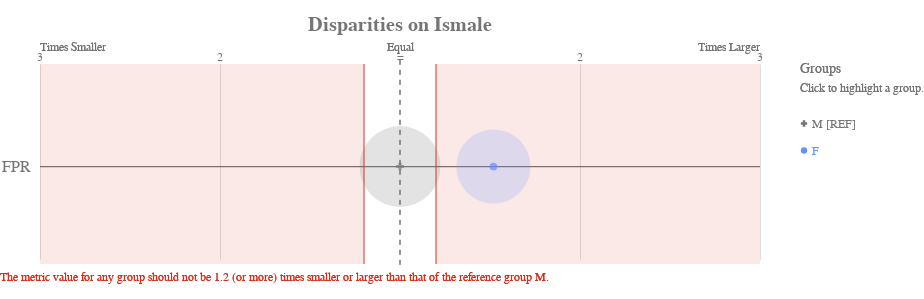

The cell this chart's notebook holds for it:
### Code cell
ap.disparity(bdf, metrics, 'isMale', fairness_threshold = disparity_tolerance)

### Figure 1 — Vega-Lite specification as saved in the notebook (floating-point values rounded to 4 significant figures)
{"config": {"view": {"continuousWidth": 400, "continuousHeight": 300, "strokeWidth": 0}, "axisLeft": {"labelColor": "rgb(117,117,117)", "labelFont": "Arial", "labelFontSize": 16}, "title": {"align": "center", "baseline": "middle", "color": "rgb(117,117,117)", "font": "Arial", "fontSize": 20, "fontWeight": "bold"}}, "layer": [{"data": {"name": "data-38121450c6697f570e9bf3f18efe866c"}, "mark": {"type": "rule", "stroke": "rgb(117,117,117)", "strokeWidth": 1.25, "tooltip": ""}, "encoding": {"x": {"type": "quantitative", "field": "x", "scale": {"domain": [-2, 2], "range": [40.0, 760.0]}}, "x2": {"field": "x2"}, "y": {"type": "nominal", "axis": {"domain": false, "labelAngle": 0, "labelPadding": -30, "orient": "left", "ticks": false, "title": ""}, "field": "metric", "scale": {"domain": ["FPR"], "range": [30, 225.0]}}}}, {"data": {"name": "data-79dd248bdaa0ea02c535240e8ad022c8"}, "mark": {"type": "rule", "stroke": "rgb(117,117,117)", "strokeDash": [5, 5], "strokeWidth": 1}, "encoding": {"tooltip": {"value": "M [REF]"}, "x": {"value": 400.0}, "y": {"value": 20.83}, "y2": {"value": 229.2}}}, {"data": {"name": "data-c233327f4cd9b4c2df31bf8015c83e4a"}, "mark": {"type": "text", "align": "center", "color": "rgb(117,117,117)", "font": "Arial", "fontSize": 12, "fontWeight": "normal", "tooltip": ""}, "encoding": {"text": {"type": "nominal", "field": "label"}, "x": {"type": "quantitative", "field": "value", "scale": {"domain": [-2, 2], "range": [40.0, 760.0]}}, "y": {"value": 17.5}}}, {"layer": [{"mark": {"type": "text", "align": "left", "fill": "rgb(117,117,117)", "font": "Arial", "fontSize": 12, "fontWeight": "normal", "tooltip": ""}, "encoding": {"text": {"value": "Times Smaller"}, "x": {"value": 40.0}, "y": {"value": 7.5}}}, {"mark": {"type": "text", "align": "right", "fill": "rgb(117,117,117)", "font": "Arial", "fontSize": 12, "fontWeight": "normal", "tooltip": ""}, "encoding": {"text": {"value": "Times Larger"}, "x": {"value": 760.0}, "y": {"value": 7.5}}}, {"mark": {"type": "text", "align": "center", "fill": "rgb(117,117,117)", "font": "Arial", "fontSize": 12, "fontWeight": "normal", "tooltip": ""}, "encoding": {"text": {"value": "Equal"}, "x": {"value": 400.0}, "y": {"value": 7.5}}}], "data": {"name": "data-79dd248bdaa0ea02c535240e8ad022c8"}}, {"layer": [{"mark": {"type": "rule", "opacity": 0.8, "stroke": "rgb(217, 46, 28)", "strokeWidth": 1.25, "tooltip": ""}, "encoding": {"x": {"type": "quantitative", "field": "min", "scale": {"domain": [-2, 2], "range": [40.0, 760.0]}}, "y": {"value": 25.0}, "y2": {"value": 225.0}}}, {"mark": {"type": "rule", "opacity": 0.8, "stroke": "rgb(217, 46, 28)", "strokeWidth": 1.25, "tooltip": ""}, "encoding": {"x": {"type": "quantitative", "field": "max", "scale": {"domain": [-2, 2], "range": [40.0, 760.0]}}, "y": {"value": 25.0}, "y2": {"value": 225.0}}}, {"layer": [{"mark": {"type": "rect", "fill": "rgb(217, 46, 28)", "opacity": 0.1, "tooltip": ""}, "encoding": {"x": {"type": "quantitative", "field": "min", "scale": {"domain": [-2, 2], "range": [40.0, 760.0]}}, "x2": {"field": "lower_end"}, "y": {"value": 25.0}, "y2": {"value": 225.0}}}, {"mark": {"type": "rect", "fill": "rgb(217, 46, 28)", "opacity": 0.1, "tooltip": ""}, "encoding": {"x": {"type": "quantitative", "field": "max", "scale": {"domain": [-2, 2], "range": [40.0, 760.0]}}, "x2": {"field": "upper_end"}, "y": {"value": 25.0}, "y2": {"value": 225.0}}}]}, {"data": {"name": "data-79dd248bdaa0ea02c535240e8ad022c8"}, "mark": {"type": "text", "align": "left", "baseline": "top", "fill": "rgb(217, 46, 28)", "font": "Arial", "fontSize": 12, "fontWeight": "normal", "tooltip": ""}, "encoding": {"text": {"value": "The metric value for any group should not be 1.2 (or more) times smaller or larger than that of the reference group M."}, "x": {"value": 0}, "y": {"value": 233.3}}}], "data": {"name": "data-25f3550964acc203f87c85ed125cfad2"}}, {"layer": [{"mark": "circle"}, {"data": {"name": "data-7cba6f0dad874c6ae713c68eb03b66fe"}, "mark": {"type": "circle", "opacity": 0.2}, "encoding": {"color": {"condition": {"type": "nominal", "field": "attribute_value", "legend": null, "scale": {"domain": ["M", "F"], "range": ["rgb(117,117,117)", "rgb(100, 143, 255)", "rgb(254, 97, 0)", "rgb(220, 38, 127)", "rgb(255, 176, 0)", "rgb(120, 94, 240)"]}, "selection": "selector025"}, "value": "rgb(224,224,224)"}, "size": {"type": "quantitative", "field": "group_size", "legend": null, "scale": {"domain": [0, 195.6], "range": [0, 7854.0]}}, "tooltip": [{"type": "nominal", "field": "attribute_value", "title": "Group"}, {"type": "nominal", "field": "tooltip_group_size", "title": "Group Size"}, {"type": "nominal", "field": "tooltip_disparity_explanation_fpr", "title": "Disparity"}, {"type": "quantitative", "field": "fpr", "format": ".2f", "title": "FPR"}], "x": {"type": "quantitative", "axis": {"domain": false, "labels": false, "ticks": false, "title": null, "values": [1, 2, -2, -1]}, "field": "fpr_disparity_scaled", "scale": {"domain": [-2, 2], "range": [40.0, 760.0]}}, "y": {"type": "nominal", "axis": {"domain": false, "grid": false, "labels": false, "ticks": false, "title": " "}, "field": "metric_variable", "scale": {"domain": ["FPR"], "range": [30, 225.0]}}}, "selection": {"selector027": {"type": "multi", "empty": "all", "fields": ["attribute_value"]}}, "transform": [{"calculate": "'FPR'", "as": "metric_variable"}]}, {"layer": [{"mark": "point"}, {"data": {"name": "data-7cba6f0dad874c6ae713c68eb03b66fe"}, "mark": {"type": "point", "filled": true, "size": 60}, "encoding": {"color": {"condition": {"type": "nominal", "field": "attribute_value", "legend": null, "scale": {"domain": ["M", "F"], "range": ["rgb(117,117,117)", "rgb(100, 143, 255)", "rgb(254, 97, 0)", "rgb(220, 38, 127)", "rgb(255, 176, 0)", "rgb(120, 94, 240)"]}, "selection": "selector025"}, "value": "rgb(224,224,224)"}, "shape": {"type": "nominal", "field": "attribute_value", "legend": null, "scale": {"domain": ["M", "F"], "range": ["cross", "circle"]}}, "tooltip": [{"type": "nominal", "field": "attribute_value", "title": "Group"}, {"type": "nominal", "field": "tooltip_group_size", "title": "Group Size"}, {"type": "nominal", "field": "tooltip_disparity_explanation_fpr", "title": "Disparity"}, {"type": "quantitative", "field": "fpr", "format": ".2f", "title": "FPR"}], "x": {"type": "quantitative", "axis": {"domain": false, "labels": false, "ticks": false, "title": null, "values": [1, 2, -2, -1]}, "field": "fpr_disparity_scaled", "scale": {"domain": [-2, 2], "range": [40.0, 760.0]}}, "y": {"type": "nominal", "axis": {"domain": false, "grid": false, "labels": false, "ticks": false, "title": " "}, "field": "metric_variable", "scale": {"domain": ["FPR"], "range": [30, 225.0]}}}, "selection": {"selector026": {"type": "multi", "empty": "all", "fields": ["attribute_value"]}}, "transform": [{"calculate": "'FPR'", "as": "metric_variable"}]}]}]}, {"layer": [{"mark": {"type": "point", "filled": true, "opacity": 1, "size": 39.48}, "encoding": {"color": {"condition": {"type": "nominal", "field": "attribute_value", "legend": null, "scale": {"domain": ["M", "F"], "range": ["rgb(117,117,117)", "rgb(100, 143, 255)", "rgb(254, 97, 0)", "rgb(220, 38, 127)", "rgb(255, 176, 0)", "rgb(120, 94, 240)"]}, "selection": "selector025"}, "value": "rgb(224,224,224)"}, "shape": {"type": "nominal", "field": "attribute_value", "legend": null, "scale": {"domain": ["M", "F"], "range": ["cross", "circle"]}}, "x": {"value": 804}, "y": {"type": "nominal", "axis": {"domain": false, "grid": false, "labels": false, "ticks": false, "title": " "}, "field": "attribute_value", "scale": {"domain": ["M", "F"], "range": [71, 125]}}}, "selection": {"selector025": {"type": "multi", "empty": "all", "fields": ["attribute_value"]}}}, {"mark": {"type": "text", "align": "left", "baseline": "middle", "font": "Arial", "fontSize": 12, "fontWeight": "normal"}, "encoding": {"color": {"condition": {"type": "nominal", "field": "attribute_value", "legend": null, "scale": {"domain": ["M", "F"], "range": ["rgb(117,117,117)", "rgb(100, 143, 255)", "rgb(254, 97, 0)", "rgb(220, 38, 127)", "rgb(255, 176, 0)", "rgb(120, 94, 240)"]}, "selection": "selector025"}, "value": "rgb(224,224,224)"}, "text": {"type": "nominal", "field": "label"}, "x": {"value": 812}, "y": {"type": "nominal", "axis": {"domain": false, "grid": false, "labels": false, "ticks": false, "title": " "}, "field": "attribute_value", "scale": {"domain": ["M", "F"], "range": [71, 125]}}}, "selection": {"selector028": {"type": "multi", "empty": "all", "fields": ["attribute_value"]}}}, {"data": {"name": "data-79dd248bdaa0ea02c535240e8ad022c8"}, "mark": {"type": "text", "align": "left", "baseline": "middle", "color": "rgb(117,117,117)", "font": "Arial", "fontSize": 12, "fontWeight": "normal"}, "encoding": {"text": {"value": "Click to highlight a group."}, "x": {"value": 800}, "y": {"value": 49}}}, {"data": {"name": "data-79dd248bdaa0ea02c535240e8ad022c8"}, "mark": {"type": "text", "align": "left", "baseline": "middle", "color": "rgb(117,117,117)", "font": "Arial", "fontSize": 14, "fontWeight": "normal"}, "encoding": {"text": {"value": "Groups"}, "x": {"value": 800}, "y": {"value": 30}}}], "data": {"name": "data-386fa49e1347d30df9a29e6471bc3578"}}], "height": 250, "padding": {"top": 15, "bottom": 10}, "resolve": {"scale": {"size": "independent", "y": "independent"}}, "title": "Disparities on Ismale", "width": 800, "$schema": "https://vega.github.io/schema/vega-lite/v4.8.1.json", "datasets": {"data-38121450c6697f570e9bf3f18efe866c": [{"metric": "FPR", "x": -2, "x2": 2}], "data-79dd248bdaa0ea02c535240e8ad022c8": [{"a": 1, "b": 0}, {"a": 1, "b": 0}], "data-c233327f4cd9b4c2df31bf8015c83e4a": [{"value": 1, "label": 2}, {"value": 2, "label": 3}, {"value": -2, "label": 3}, {"value": -1, "label": 2}, {"value": 0, "label": "="}], "data-25f3550964acc203f87c85ed125cfad2": [{"min": -0.2, "max": 0.2, "lower_end": -2, "upper_end": 2}], "data-7cba6f0dad874c6ae713c68eb03b66fe": [{"attribute_name": "isMale", "attribute_value": "F", "group_size": 137, "total_entities": 300, "fpr": 0.4624, "fpr_disparity": 1.519, "fpr_disparity_scaled": 0.5192, "tooltip_group_size": "137 (45.67%)", "tooltip_disparity_explanation_fpr": "1.52 times larger FPR than the reference group"}, {"attribute_name": "isMale", "attribute_value": "M", "group_size": 163, "total_entities": 300, "fpr": 0.3043, "fpr_disparity": 1.0, "fpr_disparity_scaled": 0.0, "tooltip_group_size": "163 (54.33%)", "tooltip_disparity_explanation_fpr": "Reference group"}], "data-386fa49e1347d30df9a29e6471bc3578": [{"attribute_value": "M", "label": "M [REF]"}, {"attribute_value": "F", "label": "F"}]}}
